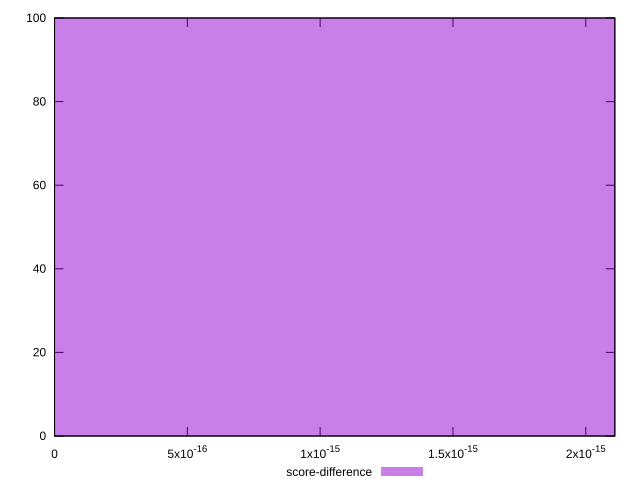

Generate this figure with gnuplot:
reset

$scoreDifference <<EOF
0 100
EOF

set key outside below
set boxwidth 1e-12
set xrange [0:2.1094237467877974e-15]
set yrange [0:100]
set trange [0:100]
set style fill transparent solid 0.5 noborder
set terminal svg size 640, 490 enhanced background rgb 'white'
set output "reprap/bootup-time/samples/empty/score-difference/histogram.svg"

plot $scoreDifference title "score-difference" with boxes

reset
